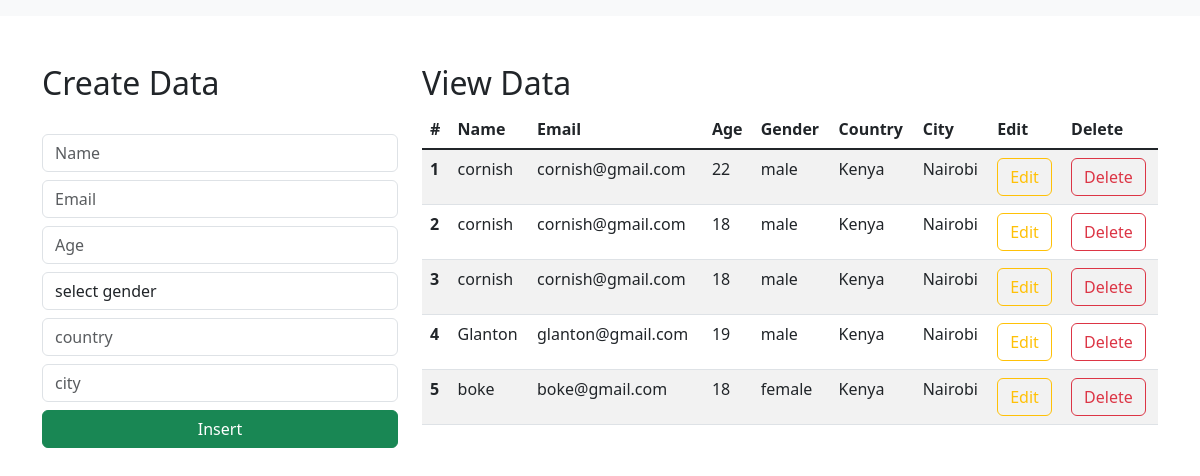
Before: / with the older database file.
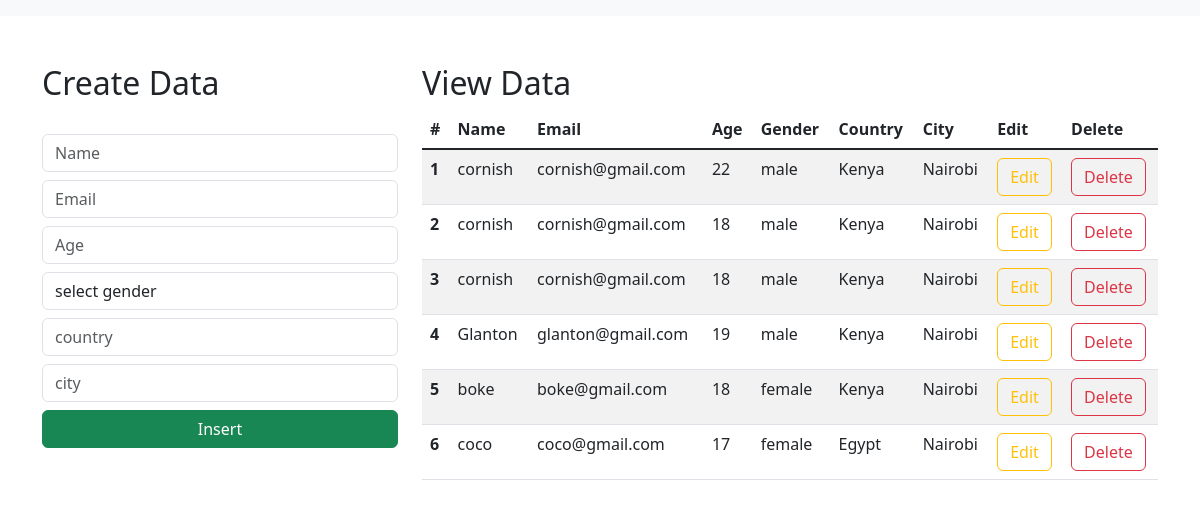
After: the same page with the newer database file.
### djangocrudCARMEN3/models.py (models this page shows)
class Student(models.Model):
    name = models.CharField(max_length=50, blank=False, null=False)
    email = models.EmailField()
    age = models.IntegerField()
    gender = models.CharField(max_length=50, blank=False, null=False)
    country = models.CharField(max_length=50, default='Kenya')
    city = models.CharField(max_length=50, default='Nairobi')

### djangocrudCARMEN3/views.py (the view)
# urls.py: path('', views.index, name='index'),
def index(request):
    data = Student.objects.all()
    context = {"data": data}
    return render(request, "index.html", context)

### templates/index.html (shortened to what this page needs)
<html lang="en">
    <link href="https://cdn.jsdelivr.net/npm/bootstrap@5.3.0-alpha1/dist/css/bootstrap.min.css" rel="stylesheet">
  <head>
  </head>
  <body>
    <nav class="navbar navbar-expand-lg bg-body-tertiary">
      </nav>
      <div class="container mt-5">
        <div class="row">
            <div class="col-md-4">
                <h2>Create Data</h2>
                <br>
                <form action="/insert" method="post">
                    <div class="form-group">
                        <input type="text" class="form-control" placeholder="Name" name="name" required>
                    </div>
                    <div class="form-group">
                        <input type="email" class="form-control  mt-2" placeholder="Email" name="email" required>
                    </div>
                    <div class="form-group">
                        <input type="number" class="form-control  mt-2" placeholder="Age" name="age" required>
                    </div>
                    <div class="form-group mt-2">
                        <select id="gender" name="gender" class="form-control" required>
                            <option selected>select gender</option>
                        </select>
                    </div>
                    <div class="form-group">
                        <input type="text" class="form-control  mt-2" placeholder="country" name="country" required>
                    </div>
                    <div class="form-group">
                        <input type="text" class="form-control  mt-2" placeholder="city" name="city" required>
                    </div>
                    <div class="d-grid gap-2">
                        <button class="btn btn-success mt-2" type="submit">Insert</button>
                    </div>
                </form>
            </div>
            <div class="col-md-8">
                <h2>View Data</h2>
                <table class="table table-striped table-hover">
                    <thead>
                      <tr>
                          <th scope="col">#</th>
                          <th scope="col">Name
                          <th scope="col">Email</th>
                          <th scope="col">Age</th>
                          <th scope="col">Gender</th>
                          <th scope="col">Country</th>
                          <th scope="col">City</th>
                          <th scope="col">Edit</th>
                          <th scope="col">Delete</th>
                      </tr>
                    </thead>
                    <tbody class="table-group-divider">
                    {% for d in data %}
                      <tr>
                         <th scope="row">{{d.id}}</th>
                           <td>{{d.name}}</td>
                          <td>{{d.email}}</td>
                          <td>{{d.age}}</td>
                          <td>{{d.gender}}</td>
                          <td>{{d.country}}</td>
                          <td>{{d.city}}</td>
                        <td><a href="/update/{{d.id}}" type="button" class="btn btn-outline-warning">Edit</a></td>
                        <td><a href="/delete/{{d.id}}" type="button" class="btn btn-outline-danger">Delete</a></td>
                      </tr>
                    {% endfor %}
                    </tbody>
                  </table>
            </div>
        </div>
      </div>
  </body>
</html>

Changed rows visible on the page:
added Student: id "6", name "coco", email "coco@gmail.com", age "17", gender "female", country "Egypt", city "Nairobi"
